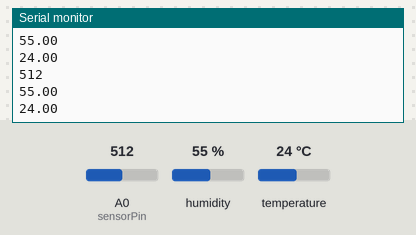
This sketch was run on a simulated Arduino Uno, built with avr-gcc and run on an emulated ATmega328P. Parts: the last lines printed to the serial monitor. The test bench sets the inputs (shaded band); at power-on: humidity 55 %, A0 (sensorPin) = 512, temperature 24 °C.

Above: at 4.8 s.
4.9 s: humidity set to 22 %
At 7.1 s:
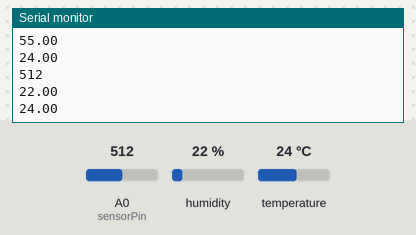
7.9 s: A0 (sensorPin) set to 716
At 9.5 s:
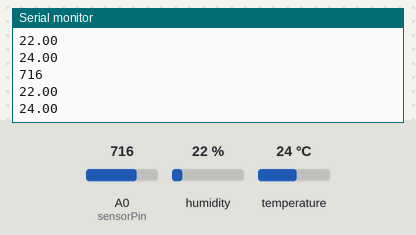
10.9 s: temperature set to 12 °C
At 13.1 s:
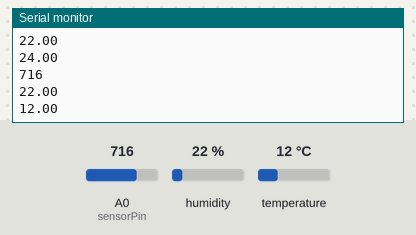
13.9 s: A0 (sensorPin) set to 900
At 15.5 s:
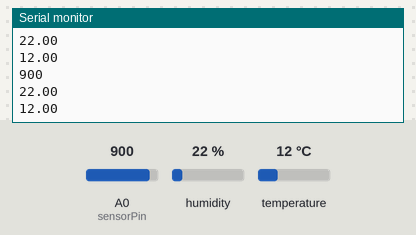
16.9 s: humidity set to 40 %
At 19.2 s:
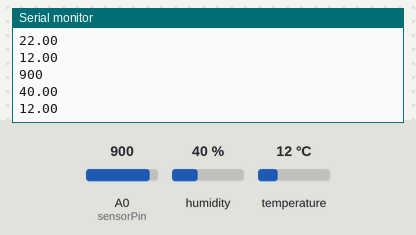
Timing chart, 0 to 20.7 s (numbered marks = the images above; inputs shaded):
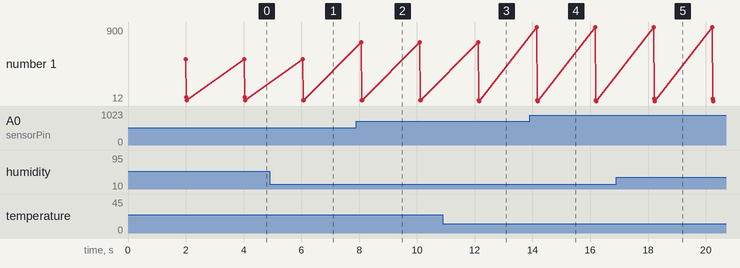

The sketch:

READFROMARDUINO.ino
```cpp
#include "DHT.h"
#define DHTPIN 2     // Digital pin connected to the DHT sensor
#define DHTTYPE DHT11   // DHT 11

DHT dht(DHTPIN, DHTTYPE);

const int sensorPin= 0; //sensor pin connected to analog pin A0
int liquid_level;
void setup() {
Serial.begin(9600); //sets the baud rate for data transfer in bits/second
pinMode(sensorPin, INPUT);
dht.begin();

}
void loop() {
delay(2000);

liquid_level= analogRead(sensorPin); //arduino reads the value from the
Serial.println(liquid_level);//prints out liquid level sensor reading

float h = dht.readHumidity();
// Read temperature as Celsius (the default)
float t = dht.readTemperature();
Serial.println(h);
Serial.println(t);

}
```

Measured:
- after the input at 4.9 s, the serial monitor: prints a new line after 1.2 s (image 1)
- after the input at 7.9 s, the serial monitor: prints a new line after 0.17 s (image 2)
- after the input at 10.9 s, the serial monitor: prints a new line after 1.3 s (image 3)
- after the input at 13.9 s, the serial monitor: prints a new line after 0.25 s (image 4)
- after the input at 16.9 s, the serial monitor: prints a new line after 1.3 s (image 5)
- plotted number 1: 24 → 12 after the input at 10.9 s
